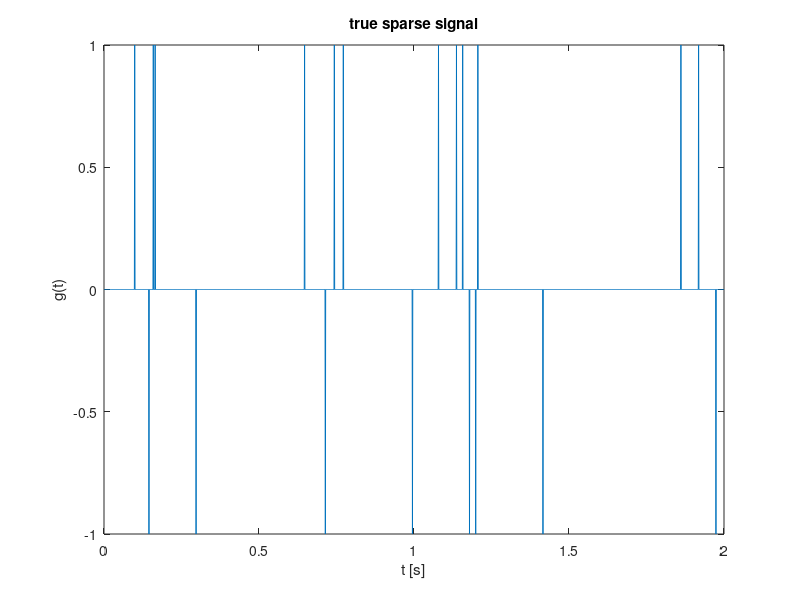
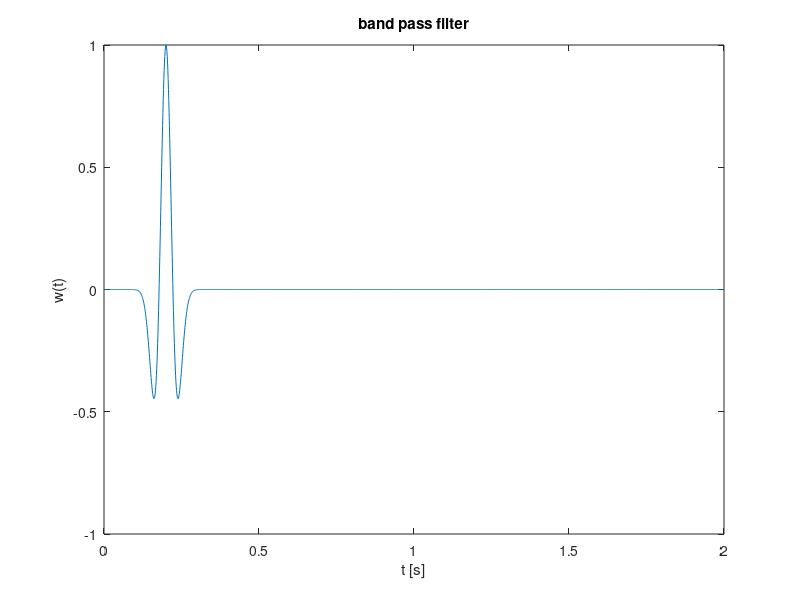

These charts were generated, in order, by the following MATLAB code: (Note: this script raises an error after producing the figures.)
%% add working path of tools and functions
%% add tools
cd ../../../../../../functions/
addpath(genpath(pwd))
cd ../experiments/help_spgl1/modifying/task16bpdn/seismic/deconvolution/



%% problem setting
% time axis
t = [0:.001:2]';
N = length(t);

% true signal g has approx k spikes with random amplitudes
k = 20;
g = zeros(N,1);
g(randi(N,k,1)) = sign(randn(k,1));%randn(k,1);

% filter
w = (1-2*1e3*(t-.2).^2).*exp(-1e3*(t-.2).^2);

% plot
figure;
plot(t,g);
xlabel('t [s]');ylabel('g(t)');
title('true sparse signal')

figure;
plot(t,w);
xlabel('t [s]');ylabel('w(t)');
title('band pass filter')


% fourier transform of w
wf = fft(w);

% SPOT operator to perform convolution.
C = opDFT(N)'*opDiag(wf)*opDFT(N);
f = C*g;

% plot
figure;
plot(t,f);
xlabel('t [s]');ylabel('f(t)');
title('convolution result')




%% spgl1 and pqnl1
    %% lasso
    opts.iterations = 100;
    tau = norm(g,1);

    [x_spg,r_spg,g_spg,info_spg] = spgl1(C, f, tau, [], zeros(size(g)), opts);
    opts.iterations = 50;
    [x_pqn,r_pqn,g_pqn,info_pqn] = pqnl1_2(C, f, tau, [], zeros(size(g)), opts);

    figure; 
    subplot(3,1,1); plot(g); title('original sparse signal')
    subplot(3,1,2); plot(x_spg);title('x_spg')
    subplot(3,1,3); plot(x_pqn);title('x_pqn')
    
    %% BPDN
    % noisy signal
    f = C*g+ 1e-3*randn(N,1);

    % plot
    figure;
    plot(t,f);
    xlabel('t [s]');ylabel('f(t)');
    title('convolution result')
    
    opts.iterations = 100;
    
    opts.fid = fopen('spg1,txt','w');
    [x_spg,r_spg,g_spg,info_spg] = spgl1(C, f, 0, 1e-3, zeros(size(g)), opts);
    opts.fid = fopen('pqn1.txt','w');
    sigma_ref = info_spg.rNorm;
    [x_pqn,r_pqn,g_pqn,info_pqn] = pqnl1_2(C, f, 0, 1-3, zeros(size(g)), opts,sigma_ref);

    save info1 info_spg info_pqn
    
    h = figure; 
    subplot(3,1,1); plot(g); title('original sparse signal');axis tight;
    subplot(3,1,2); plot(x_spg);title('x_spg');axis tight;
    subplot(3,1,3); plot(x_pqn);title('x_pqn');axis tight;
    saveas(h,'deconvolution result1.jpg');
   
    h = figure('Name','Solution paths');
    plot(info_spg.xNorm1,info_spg.rNorm2,info_pqn.xNorm1,info_pqn.rNorm2);hold on
    scatter(info_spg.xNorm1,info_spg.rNorm2);
    scatter(info_pqn.xNorm1,info_pqn.rNorm2);hold off
    legend('spg','pqn')
    axis tight
    saveas(h,'solution path1.jpg');


    

